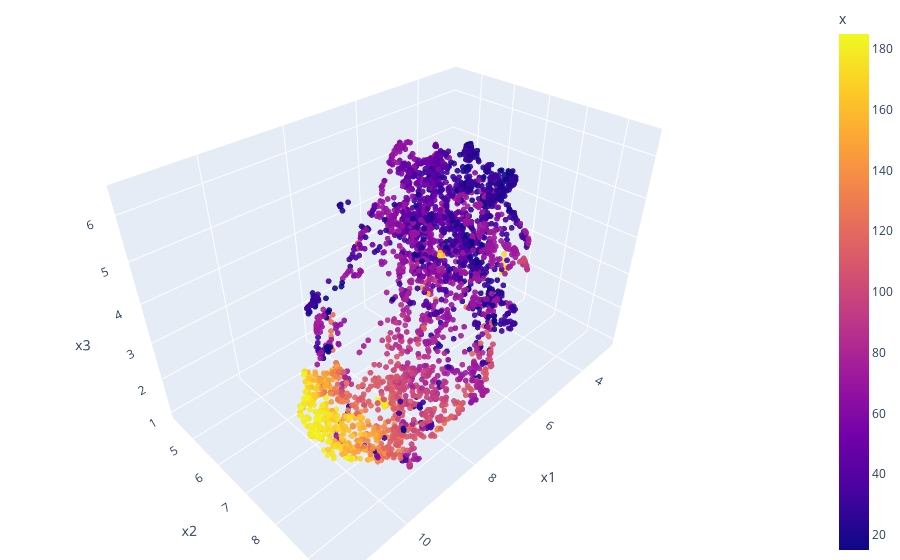

Notebook code cell kept with this figure:
### Code cell
fig = px.scatter_3d(df, x='x1', y='x2', z='x3',
              color='x', opacity=0.9)

fig.update_traces(marker_size=2)

# tight layout
fig.update_layout(margin=dict(l=0, r=0, b=0, t=0))
fig.show()

### Figure 1 — Plotly figure (JSON) as saved in the notebook; plotly's stock layout.template omitted (floating-point values rounded to 4 significant figures; data arrays with more than 128 entries replaced by an {"elided": "..."} marker saying what was removed)
{"data": [{"hovertemplate": "x1=%{x}<br>x2=%{y}<br>x3=%{z}<br>x=%{marker.color}<extra></extra>", "legendgroup": "", "marker": {"color": {"elided": "3133 float values"}, "coloraxis": "coloraxis", "opacity": 0.9, "size": 2, "symbol": "circle"}, "mode": "markers", "name": "", "scene": "scene", "showlegend": false, "type": "scatter3d", "x": {"elided": "3133 float values"}, "y": {"elided": "3133 float values"}, "z": {"elided": "3133 float values"}}], "layout": {"coloraxis": {"colorbar": {"title": {"text": "x"}}, "colorscale": [[0, "#0d0887"], [0.1111, "#46039f"], [0.2222, "#7201a8"], [0.3333, "#9c179e"], [0.4444, "#bd3786"], [0.5556, "#d8576b"], [0.6667, "#ed7953"], [0.7778, "#fb9f3a"], [0.8889, "#fdca26"], [1, "#f0f921"]]}, "legend": {"tracegroupgap": 0}, "margin": {"b": 0, "l": 0, "r": 0, "t": 0}, "scene": {"domain": {"x": [0, 1], "y": [0, 1]}, "xaxis": {"title": {"text": "x1"}}, "yaxis": {"title": {"text": "x2"}}, "zaxis": {"title": {"text": "x3"}}}}}
